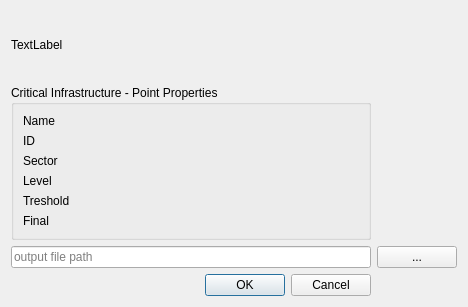
<?xml version="1.0" encoding="UTF-8"?>
<ui version="4.0">
 <class>Dialog</class>
 <widget class="QDialog" name="Dialog">
  <property name="geometry">
   <rect>
    <x>0</x>
    <y>0</y>
    <width>468</width>
    <height>307</height>
   </rect>
  </property>
  <property name="windowTitle">
   <string>Point Export for ProMaIDes CIN-module</string>
  </property>
  <property name="windowIcon">
   <iconset>
    <normaloff>../icons/cin.png</normaloff>../icons/cin.png</iconset>
  </property>
  <layout class="QGridLayout" name="gridLayout">
   <item row="0" column="0" colspan="2">
    <widget class="QLabel" name="input_label">
     <property name="text">
      <string>TextLabel</string>
     </property>
    </widget>
   </item>
   <item row="1" column="0">
    <widget class="QGroupBox" name="groupBox">
     <property name="toolTip">
      <string>Set the name of the observation points; just a string attribute is allowed!</string>
     </property>
     <property name="title">
      <string>Critical Infrastructure - Point Properties</string>
     </property>
     <layout class="QGridLayout" name="gridLayout_2">
      <item row="0" column="0">
       <widget class="QLabel" name="Label">
        <property name="text">
         <string>Name</string>
        </property>
       </widget>
      </item>
      <item row="0" column="1">
       <widget class="QgsFieldExpressionWidget" name="expression_field_names" native="true"/>
      </item>
      <item row="1" column="0">
       <widget class="QLabel" name="Label_2">
        <property name="text">
         <string>ID</string>
        </property>
       </widget>
      </item>
      <item row="1" column="1">
       <widget class="QgsFieldExpressionWidget" name="expression_field_ids" native="true"/>
      </item>
      <item row="2" column="0">
       <widget class="QLabel" name="Label_5">
        <property name="text">
         <string>Sector</string>
        </property>
       </widget>
      </item>
      <item row="2" column="1">
       <widget class="QgsFieldExpressionWidget" name="expression_field_sectors" native="true"/>
      </item>
      <item row="3" column="0">
       <widget class="QLabel" name="Label_3">
        <property name="text">
         <string>Level</string>
        </property>
       </widget>
      </item>
      <item row="3" column="1">
       <widget class="QgsFieldExpressionWidget" name="expression_field_levels" native="true"/>
      </item>
      <item row="4" column="0">
       <widget class="QLabel" name="Label_4">
        <property name="text">
         <string>Treshold</string>
        </property>
       </widget>
      </item>
      <item row="4" column="1">
       <widget class="QgsFieldExpressionWidget" name="expression_field_thresholds" native="true"/>
      </item>
      <item row="5" column="0">
       <widget class="QLabel" name="Label_9">
        <property name="text">
         <string>Final</string>
        </property>
       </widget>
      </item>
      <item row="5" column="1">
       <widget class="QgsFieldExpressionWidget" name="expression_field_finals" native="true">
        <property name="contextMenuPolicy">
         <enum>Qt::DefaultContextMenu</enum>
        </property>
        <property name="inputMethodHints">
         <set>Qt::ImhDigitsOnly</set>
        </property>
       </widget>
      </item>
     </layout>
    </widget>
   </item>
   <item row="2" column="0">
    <widget class="QLineEdit" name="filename_edit">
     <property name="toolTip">
      <string>Set the output file</string>
     </property>
     <property name="placeholderText">
      <string>output file path</string>
     </property>
    </widget>
   </item>
   <item row="2" column="1">
    <widget class="QPushButton" name="browse_button">
     <property name="text">
      <string>...</string>
     </property>
    </widget>
   </item>
   <item row="3" column="0">
    <widget class="QDialogButtonBox" name="button_box">
     <property name="orientation">
      <enum>Qt::Horizontal</enum>
     </property>
     <property name="standardButtons">
      <set>QDialogButtonBox::Cancel|QDialogButtonBox::Ok</set>
     </property>
    </widget>
   </item>
  </layout>
 </widget>
 <customwidgets>
  <customwidget>
   <class>QgsFieldExpressionWidget</class>
   <extends>QWidget</extends>
   <header>qgsfieldexpressionwidget.h</header>
  </customwidget>
 </customwidgets>
 <resources>
  <include location="resources.qrc"/>
 </resources>
 <connections>
  <connection>
   <sender>button_box</sender>
   <signal>accepted()</signal>
   <receiver>Dialog</receiver>
   <slot>accept()</slot>
   <hints>
    <hint type="sourcelabel">
     <x>248</x>
     <y>254</y>
    </hint>
    <hint type="destinationlabel">
     <x>157</x>
     <y>274</y>
    </hint>
   </hints>
  </connection>
  <connection>
   <sender>button_box</sender>
   <signal>rejected()</signal>
   <receiver>Dialog</receiver>
   <slot>reject()</slot>
   <hints>
    <hint type="sourcelabel">
     <x>316</x>
     <y>260</y>
    </hint>
    <hint type="destinationlabel">
     <x>286</x>
     <y>274</y>
    </hint>
   </hints>
  </connection>
 </connections>
</ui>
